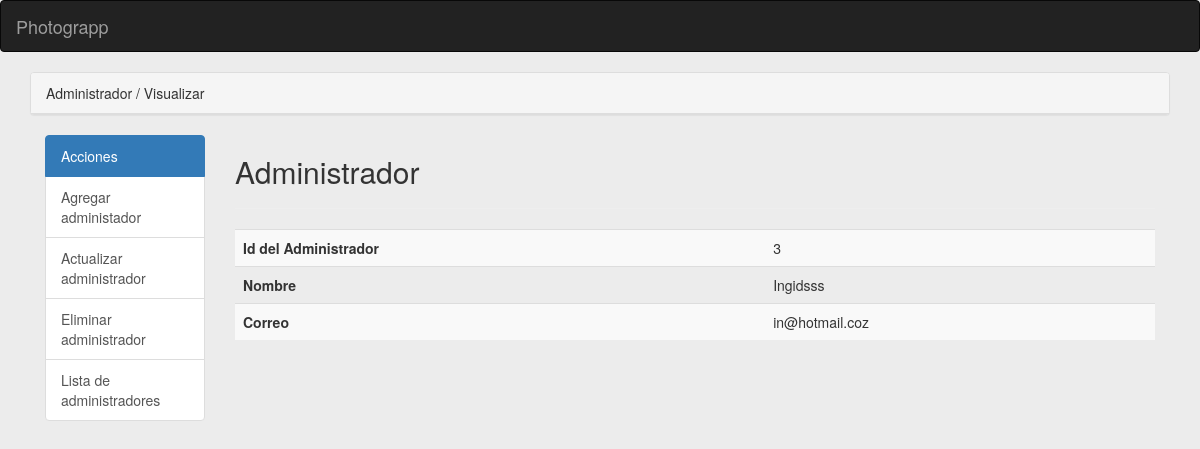
The app's page /index.php?controller=administrador&action=visualizar&id_administrador=3 (signed in) with its own data.
### tables this page shows
CREATE TABLE `administrador` (
  `id_administrador` int(11) NOT NULL,
  `nombre` varchar(30) DEFAULT NULL,
  `contrasenna` varchar(30) DEFAULT NULL,
  `correo` varchar(60) DEFAULT NULL,
  `fk_id_tipo_usuario` int(11) DEFAULT NULL
);

### core/ControladorBase.php (called while the page is built, shortened)
<?php
class ControladorBase {
    protected $layout='/cms_layout';
    public function __construct() {
        require_once 'Conectar.php';
        require_once 'EntidadBase.php';
    }
    public function view($vista, $datos = null) {
        require_once 'core/AyudaVistas.php';
        $helper = new AyudaVistas();
        require_once 'view/layouts'.$this->layout. '.php';
    }
}
?>

### index.php (called while the page is built, shortened)
<?php
require_once 'core/ControladorBase.php';
require_once 'core/ControladorFrontal.func.php';
if(isset($_GET["controller"])){
    $controllerObj=cargarControlador($_GET["controller"]);
}else{
    $controllerObj=cargarControlador(CONTROLADOR_DEFECTO);
}
lanzarAccion($controllerObj);
?>

### core/Conectar.php (called while the page is built, shortened)
<?php
class Conectar{
    private $driver;
    private $host, $user, $pass, $database, $charset;
    public function __construct() {
        $db_cfg = require_once 'config/database.php';
        $this->driver=$db_cfg["driver"];
        $this->host=$db_cfg["host"];
        $this->user=$db_cfg["user"];
        $this->pass=$db_cfg["pass"];
        $this->database=$db_cfg["database"];
        $this->charset=$db_cfg["charset"];
    }
    public function conexion(){
        if($this->driver=="mysql" || $this->driver==null){
            $con=new mysqli($this->host, $this->user, $this->pass, $this->database);
            $con->query("SET NAMES '".$this->charset."'");
        }
        return $con;
    }
}
?>

### config/database.php (called while the page is built)
<?php
return array(
    "driver"    =>"mysql",
    "host"      =>"localhost",
    "user"      =>"root",
    "pass"      =>"",
    "database"  =>"photograppmysql",
    "charset"   =>"utf8"
);
?>

### model/Administrador.php (called while the page is built, shortened)
<?php
class Administrador extends EntidadBase {
    public function __construct($adapter) {
        $table = "administrador";
    }
}
?>

### core/EntidadBase.php (called while the page is built, shortened)
<?php
class EntidadBase {
    private $table;
    private $db;
    public function __construct($table, $adapter) {
        $this->table = (string) $table;
        $this->db = $adapter;
    }
    public function getById($id, $primaryKey) {
        $query = $this->db->query("SELECT * FROM $this->table WHERE " . $primaryKey . "=" . $id);
        $resultSet = null;
        if ($row = $query->fetch_object()) {
            $resultSet = $row;
        }
        return $resultSet;
    }
}
?>

### core/AyudaVistas.php (called while the page is built)
<?php
class AyudaVistas{
    public function url($controlador=CONTROLADOR_DEFECTO,$accion=ACCION_DEFECTO){
        $urlString="index.php?controller=".$controlador."&action=".$accion;
        return $urlString;
    }
}
?>

### view/Administrador/view.php (the view, shortened to what this page needs)
<div class="panel panel-default">
    <div class="panel-heading">Administrador / Visualizar</div>
</div>
<div class="list-group">
    <div class="col-md-2">
        <?php
        if ($administrador) {
            ?>
            <a href="#" class="list-group-item active">Acciones</a>
            <a href="<?php echo $helper->url("administrador", "crearAdministrador"); ?>" class="list-group-item">Agregar administador</a>
            <a href="<?php echo $helper->url("administrador", "modificarAdministrador"); ?>&id_administrador=<?php echo $administrador->id_administrador; ?>" class="list-group-item">Actualizar administrador</a>
            <a href="" id="iditem-<?php echo $administrador->id_administrador; ?>" class="list-group-item btnEliminarItem" data-toggle="modal" data-target="#myModal">Eliminar administrador</a>
            <a href="<?php echo $helper->url("administrador", "admin"); ?>" class="list-group-item">Lista de administradores</a>
        </div></div>
    <div class="col-md-10">
        <table class="table table-striped">
            <h2>Administrador</h2>
            <hr>
            <tr>
                <th>Id del Administrador</th>
                <td> <?php echo $administrador->id_administrador; ?></td>
            </tr>
            <tr>
                <th>Nombre</th>
                <td> <?php echo $administrador->nombre; ?> </td>
            </tr>
            <tr>
                <th>Correo</th>
                <td><?php echo $administrador->correo; ?></td>
            </tr>
            <?php
        }
        ?>
    </table>
</div>

### css/template.css (style rules this page uses)
body { background: #ececec; }

### records on screen
administrador: id_administrador "3", nombre "Ingidsss", correo "in@hotmail.coz"
